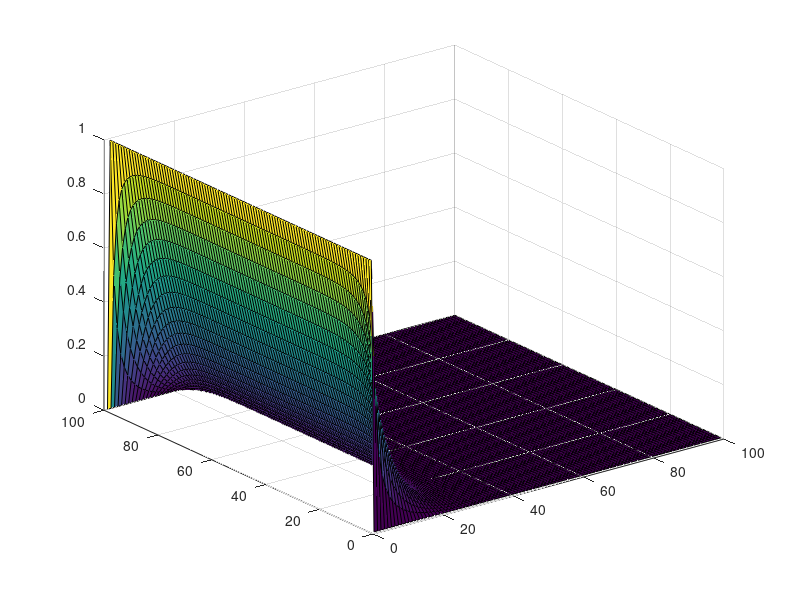
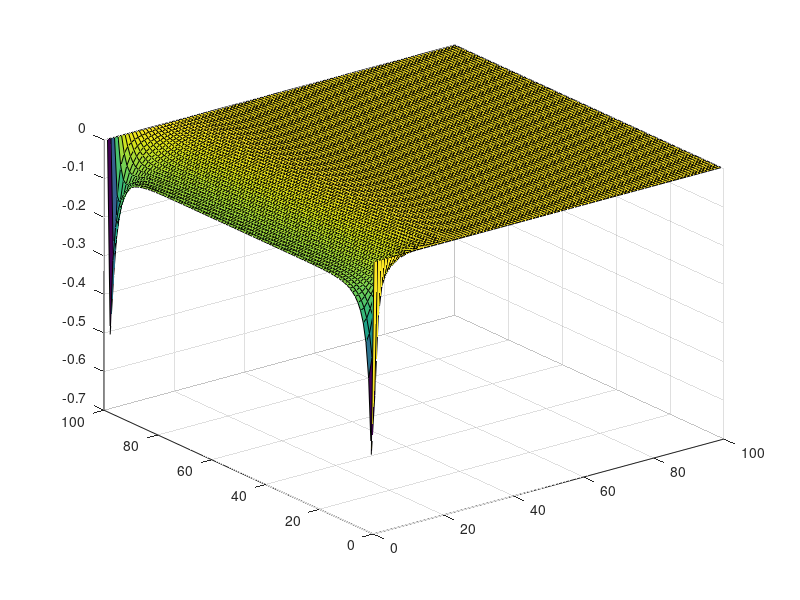
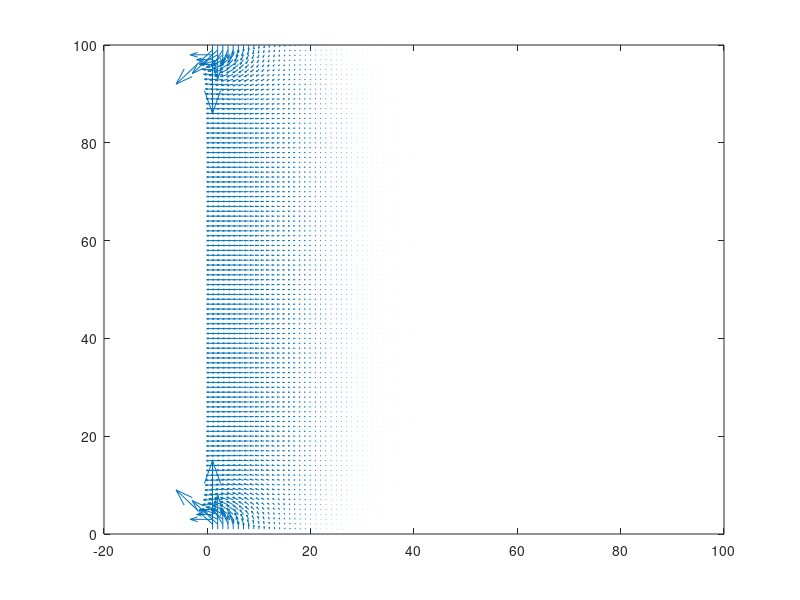

The MATLAB script that drew these images, in order:
%initialize elements
nx = 100;
ny = 100;
v = zeros(nx, ny);
iter_num = 100; %iteration number
% BC
v(:, 1) = 1;
v(:, nx) = 0;
v(1, :) = 0;
v(ny, :) = 0
x = linspace(1, nx, nx);
y = linspace(1, ny, ny);
[xx yy] = meshgrid(x, y);

for iter = 1:iter_num
    for i=2:(nx-1)
        for j=2:(ny-1)
            v(j, i) = (v(j-1, i) + v(j+1, i) + v(j, i+1) + v(j, i-1)) / 4;        
        end  
    end
    surf(xx, yy, v);
    pause(0.1);
end

[ex ey] = gradient(v);
dir = gradient(v);
figure(2);
surf(xx, yy, dir);
figure(3);
quiver(xx, yy, ex, ey, 10);

